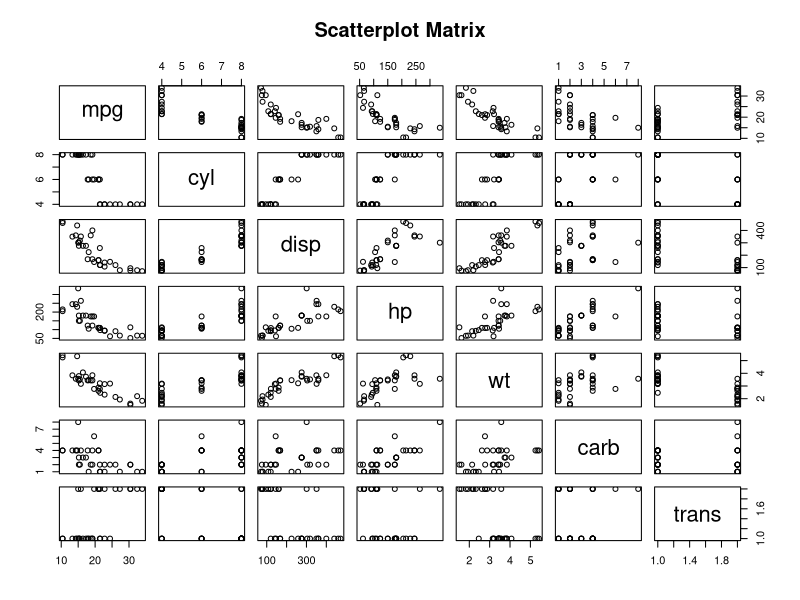

Recreate this plot in R.
## ---- chunk 1
data <- mtcars
data$trans <- factor(data$am,labels = c("auto","manual"))
## ---- chunk 2
pairs(~mpg+cyl+disp+hp+wt+carb+trans,data=data,main="Scatterplot Matrix")
## ---- chunk 3
data <- mtcars
## ---- chunk 4
model3 <- lm(mpg ~ cyl + carb + am, data = data)
summary(model3)$coefficients
